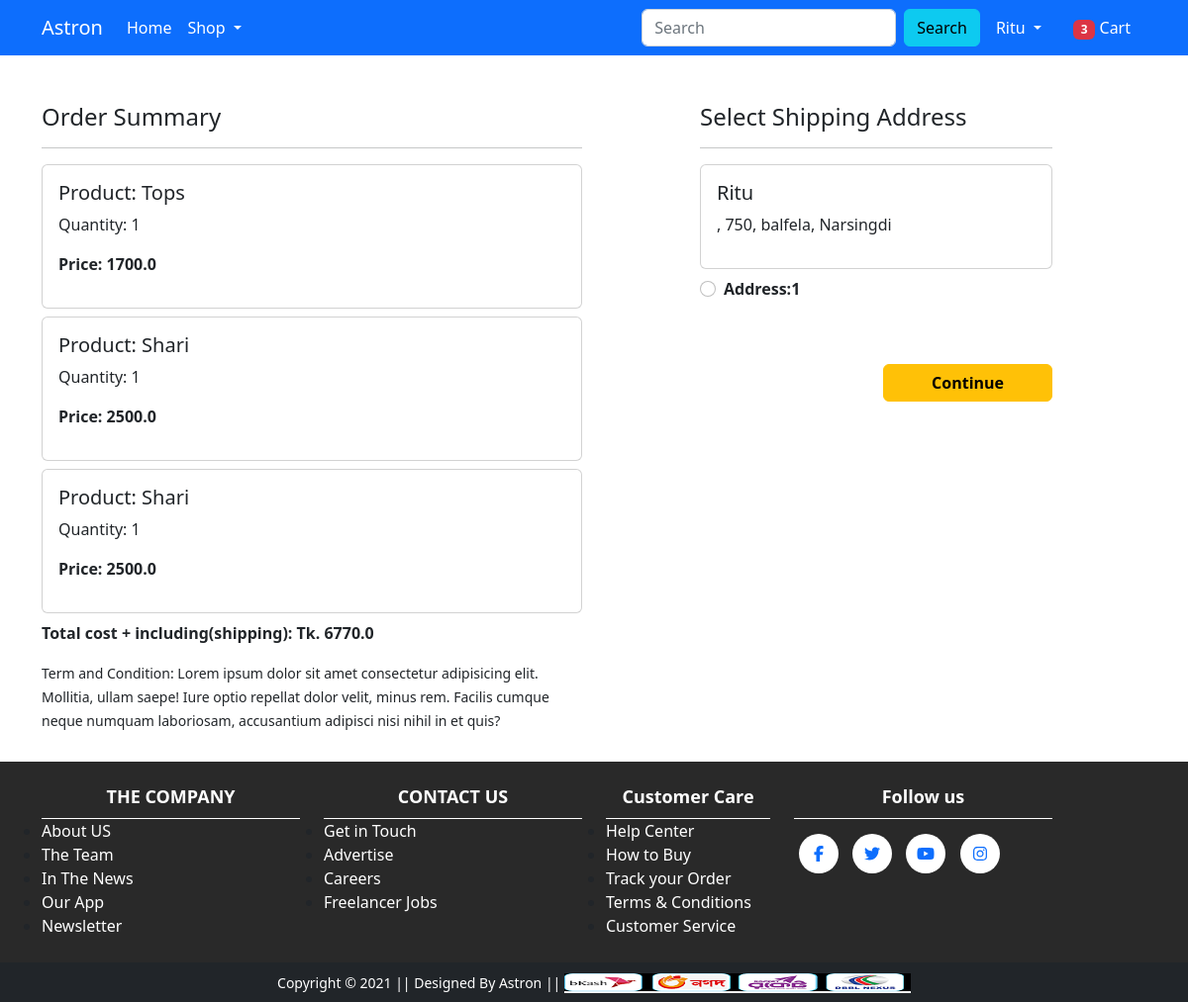
Screenshot of /checkout/ (signed in) with the database file from the repository.
### shop/models.py (models this page shows, shortened)
class Cart(models.Model):
    user = models.ForeignKey(User, on_delete=models.CASCADE)
    product = models.ForeignKey(Product, on_delete=models.CASCADE)
    quantity = models.PositiveIntegerField(default=1)
    @property
    def total_cost(self):
        return self.quantity * self.product.discounted_price

class Product(models.Model):
    title = models.CharField(max_length=100)
    selling_price = models.FloatField()
    discounted_price = models.FloatField()
    description = models.TextField()
    brand = models.CharField(max_length=100)
    category = models.CharField(choices=CATEGORY_CHOICES, max_length=2)
    product_image = models.ImageField(upload_to='productimg')

class Customer(models.Model):
    user = models.ForeignKey(User, on_delete=models.CASCADE)
    name = models.CharField(max_length=200)
    road = models.CharField(max_length=200)
    postcode = models.IntegerField()
    thana = models.CharField(max_length=150)
    district = models.CharField(choices=CHOICE_DISTRICT, max_length=70)

### shop/views.py (the view)
# urls.py: path('checkout/', views.CheckoutView.as_view(), name='checkout'),
class CheckoutView(View):
    def get(self, request):
        if request.user.is_authenticated:
            totalitem = len(Cart.objects.filter(user=request.user))
        user = request.user
        add = Customer.objects.filter(user=user)
        cart_item = Cart.objects.filter(user=user)
        amount = 0.0
        shipping = 70.0
        totalamount = 0.0
        cart_product = [p for p in Cart.objects.all() if p.user == request.user]
        if cart_product:
            for cat in cart_product:
                temtamount = (cat.quantity * cat.product.discounted_price)
                amount += temtamount
            totalamount = amount + shipping
        return render(request, 'shop/checkout.html',
                      {'add': add, 'totalamount': totalamount, 'cart_item': cart_item, 'totalitem': totalitem})

### shop/templates/shop/checkout.html (shortened to what this page needs)
{% extends 'shop/base.html' %}
{% load static %}
{% block main-content %}
<div class="container">
 <div class="row mt-5">
  <div class="col-sm-6">
    <h4>Order Summary</h4>
    <hr>
    {% for item in cart_item %}
      <div class="card mb-2">
        <div class="card-body">
          <h5>Product: {{item.product.title}}</h5>
          <p>Quantity: {{item.quantity}}</p>
          <p class="fw-bold">Price: {{item.total_cost}}</p>
        </div>
      </div>
      {% endfor %}
      <p class="fw-bold">Total cost + including(shipping): Tk. {{totalamount}} </p>
    <small>Term and Condition: Lorem ipsum dolor sit amet consectetur adipisicing elit. Mollitia, ullam saepe! Iure optio repellat dolor velit, minus rem. Facilis cumque neque numquam laboriosam, accusantium adipisci nisi nihil in et quis?</small>
  </div>
  <div class="col-sm-4 offset-sm-1">
    <h4>Select Shipping Address</h4>
    <hr>
    <form action="/paymentdone">
      {% for ad in add %}
      <div class="card">
        <div class="card-body">
        <h5>{{ad.name}}</h5>
        <p>{{ad.village}}, {{ad.postcode}}, {{ad.thana}}, {{ad.district}}</p>
        </div>
      </div>
        <div class="form-check mt-2 mb-5">
          <input class="form-check-input" type="radio" name="custid" id="custadd{{forloop.counter}}" value="{{ad.id}}">
          <label class="form-check-label fw-bold" for="custadd{{forloop.counter}}">
            Address:{{forloop.counter}} </label>
        </div>
       {% endfor %}
        <div class="text-end">
          <button type="submit" class="btn btn-warning mt-3 px-5 fw-bold">Continue</button>
        </div>
      </form>
    </div>
  </div>
</div>
{% endblock main-content %}

### shop/templates/shop/base.html (shortened to what this page needs)
<!doctype html>
{% load static %}
<html lang="en">
  <head>
    <link href="https://cdn.jsdelivr.net/npm/bootstrap@5.0.0-beta1/dist/css/bootstrap.min.css" rel="stylesheet">
    <link rel="stylesheet" href="{% static 'app/css/owl.carousel.min.css' %}">
    <link rel="stylesheet" href="{% static 'app/css/all.min.css' %}">
      <link rel="stylesheet" href="https://cdn.jsdelivr.net/npm/bootstrap@5.2.3/dist/css/bootstrap.min.css">
    <link rel="stylesheet" href="{% static 'app/css/style.css' %}">
      <link rel="stylesheet" href="{% static 'app/css/responsive.css' %}">
  </head>
  <body>
    <nav class="navbar navbar-expand-lg navbar-dark bg-primary">
     <div class="container">
       <a class="navbar-brand" href="/">Astron</a>
       <div class="collapse navbar-collapse" id="navbarSupportedContent">
         <ul class="navbar-nav me-auto mb-2 mb-lg-0">
           <li class="nav-item">
             <a class="nav-link active" aria-current="page" href="/">Home</a>
           </li>
           <li class="nav-item dropdown">
             <a class="nav-link dropdown-toggle text-white" href="#" id="electronicsDropdown" role="button" data-bs-toggle="dropdown" aria-expanded="false">
               Shop
             </a>
           </li>
         </ul>
         <form class="d-flex" action="{% url 'search' %}" method="get">
           <input class="form-control me-2" name="quary" type="search" placeholder="Search" aria-label="Search">
           <button class="btn btn-info" type="submit">Search</button>
         </form>
         <div>
          <ul class="navbar-nav me-auto mb-2 mb-lg-0">
              {% if request.user.is_authenticated %}
           <li class="nav-item dropdown mx-2">
              <a class="nav-link dropdown-toggle text-white" href="#" id="profileDropdown" role="button" data-bs-toggle="dropdown" aria-expanded="false">
                  <span class="text-capitalize">{{request.user}}</span>
              </a>
            </li>
            <li class="nav-item mx-2">
             <a href="{% url 'showcart' %}" class="nav-link text-white"><span class="badge bg-danger">{{totalitem}}</span> Cart </a>
            </li>
              {% endif %}
          </ul>
         </div>
       </div>
     </div>
    </nav>
    {% block main-content %} {% endblock main-content %}
   <div class="end_bottom">
    <div class="container">
        <div class="row">
            <div class="col-12 col-sm-6 col-md-4 col-lg-3">
                 <div class="compaany">
                    <h5>THE COMPANY</h5>
                    <div class="company_items">
                        <div class="company_aling">
                            <ul>
                                <li><a href="#">About US</a></li>
                                <li><a href="#">The Team</a></li>
                                <li><a href="#">In The News</a></li>
                                <li><a href="#">Our App</a></li>
                                <li><a href="#">Newsletter</a></li>
                            </ul>
                        </div>
                    </div>
                </div>            </div>
            <div class="col-12 col-sm-6 col-md-4 col-lg-3">
                <div class="compaany">
                    <h5>CONTACT US</h5>
                    <div class="company_items">
                        <div class="company_aling">
                            <ul>
                                <li><a href="#">Get in Touch</a></li>
                                <li><a href="#">Advertise</a></li>
                                <li><a href="#">Careers</a></li>
                                <li><a href="#">Freelancer Jobs</a></li>
                            </ul>
                        </div>
                    </div>
                </div>
            </div>
            <div class="col-12 col-sm-5 col-md-4 col-lg-2">
                <div class="compaany">
                    <h5>Customer Care</h5>
                    <div class="company_items">
                        <div class="company_aling">
                            <ul>
                                <li><a href="#"> Help Center</a></li>
                                <li><a href="#">How to Buy</a></li>
                                <li><a href="#">Track your Order</a></li>
                                <li><a href="#">Terms & Conditions </a></li>
                                <li><a href="#">Customer Service</a></li>
                            </ul>
                        </div>
                    </div>
                </div>
            </div>
            <div class="col-12 col-sm-7 col-md-4 col-lg-3">
                <div class="compaany">
                    <h5>Follow us</h5>
                    <div class="social_icone">
                        <ul>
                            <li><a href="https://www.facebook.com/engalif1"><i class="fab fa-facebook-f"></i></a></li>
                            <li><a href="#"><i class="fab fa-twitter"></i></a></li>
                            <li><a href="https://www.youtube.com/@alifhossain1125"><i class="fab fa-youtube"></i></a></li>
                            <li><a href="#"><i class="fab fa-instagram"></i></a></li>
                        </ul>
                    </div>
                </div>
            </div>
        </div>
    </div>
</div>
    <footer class="container-fluid bg-dark text-center p-2 mt-0">
        <small class="text-white">Copyright &copy; 2021 || Designed By Astron || </small>
        <img src="{% static 'app/images/u.png' %}" alt="" srcset="" class="img-fluid" height="2px">
    </footer>
  </body>
</html>

### shop/static/app/css/style.css (style rules this page uses)
.end_bottom { background-color: #292929; margin-top: 30px; }
.compaany { padding-bottom: 10px; }
.compaany h5 { font-size: 18px; font-weight: 600; padding-top: 25px; padding-bottom: 10px; color: #fff; margin: unset; text-align:center }
.compaany ul { margin-bottom:15px; padding:0; border-top: 1px solid #fff; }
.company_aling ul li a { color: #fff; font-size: 16px; text-decoration:none; }
.social_icone ul li { margin-top:15px; padding: 0px 5px; display: inline-block; transition: all 0.4s; }
.social_icone ul li a { height: 40px; width: 40px; background-color: #fff; border-radius: 30px; justify-content: center; align-items: center; display: flex; }

### rows the page displays
Cart: product "Tops", quantity "1", total_cost "1700.0"
Cart: product "Shari", quantity "1", total_cost "2500.0"
Cart: product "Shari", quantity "1", total_cost "2500.0"
Customer: name "Ritu", postcode "750", thana "balfela", district "Narsingdi"

### other values shown
{{ request.user }} "Ritu"
{{ totalitem }} "3"
{{ totalamount }} "6770.0"
